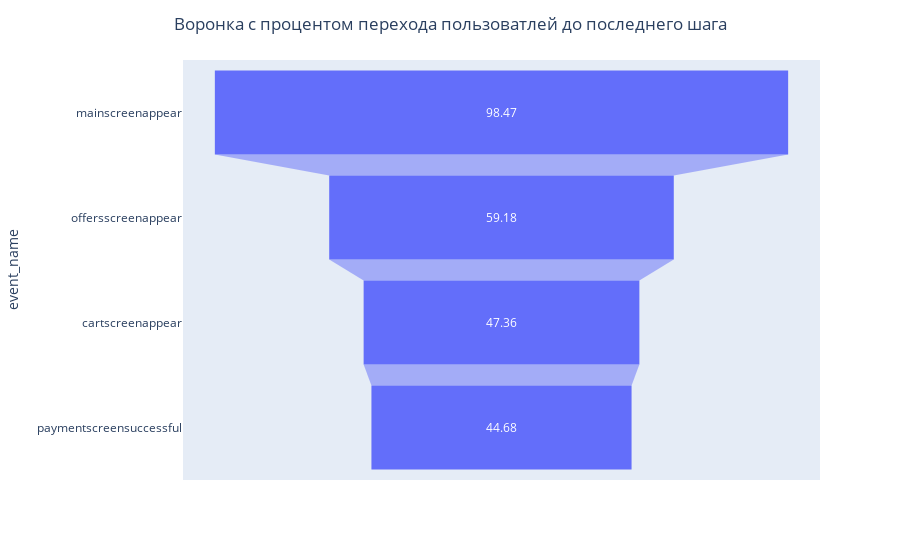

Source (notebook cell):
### Markdown cell above
Построим воронку процента перехода пользователей по всей воронке

### Code cell
test_gr = userGroup.reset_index()
fig = px.funnel(test_gr,
                x='percent_%', 
                y='event_name')
fig.update_layout(title={'x': 0.5, 'text': 'Воронка c процентом перехода пользоватлей до последнего шага'})
fig.show()

### Figure 1 — Plotly figure (JSON) as saved in the notebook; plotly's stock layout.template omitted (floating-point values rounded to 4 significant figures)
{"data": [{"hovertemplate": "percent_%=%{x}<br>event_name=%{y}<extra></extra>", "legendgroup": "", "marker": {"color": "#636efa"}, "name": "", "orientation": "h", "showlegend": false, "type": "funnel", "x": [98.47, 59.18, 47.36, 44.68], "xaxis": "x", "y": ["mainscreenappear", "offersscreenappear", "cartscreenappear", "paymentscreensuccessful"], "yaxis": "y"}], "layout": {"autosize": true, "legend": {"tracegroupgap": 0}, "margin": {"t": 60}, "title": {"text": "Воронка c процентом перехода пользоватлей до последнего шага", "x": 0.5}, "xaxis": {"anchor": "y", "autorange": true, "domain": [0, 1], "range": [-54.71, 54.71], "title": {"text": "percent_%"}, "type": "linear"}, "yaxis": {"anchor": "x", "autorange": true, "domain": [0, 1], "range": [3.5, -0.5], "title": {"text": "event_name"}, "type": "category"}}}
